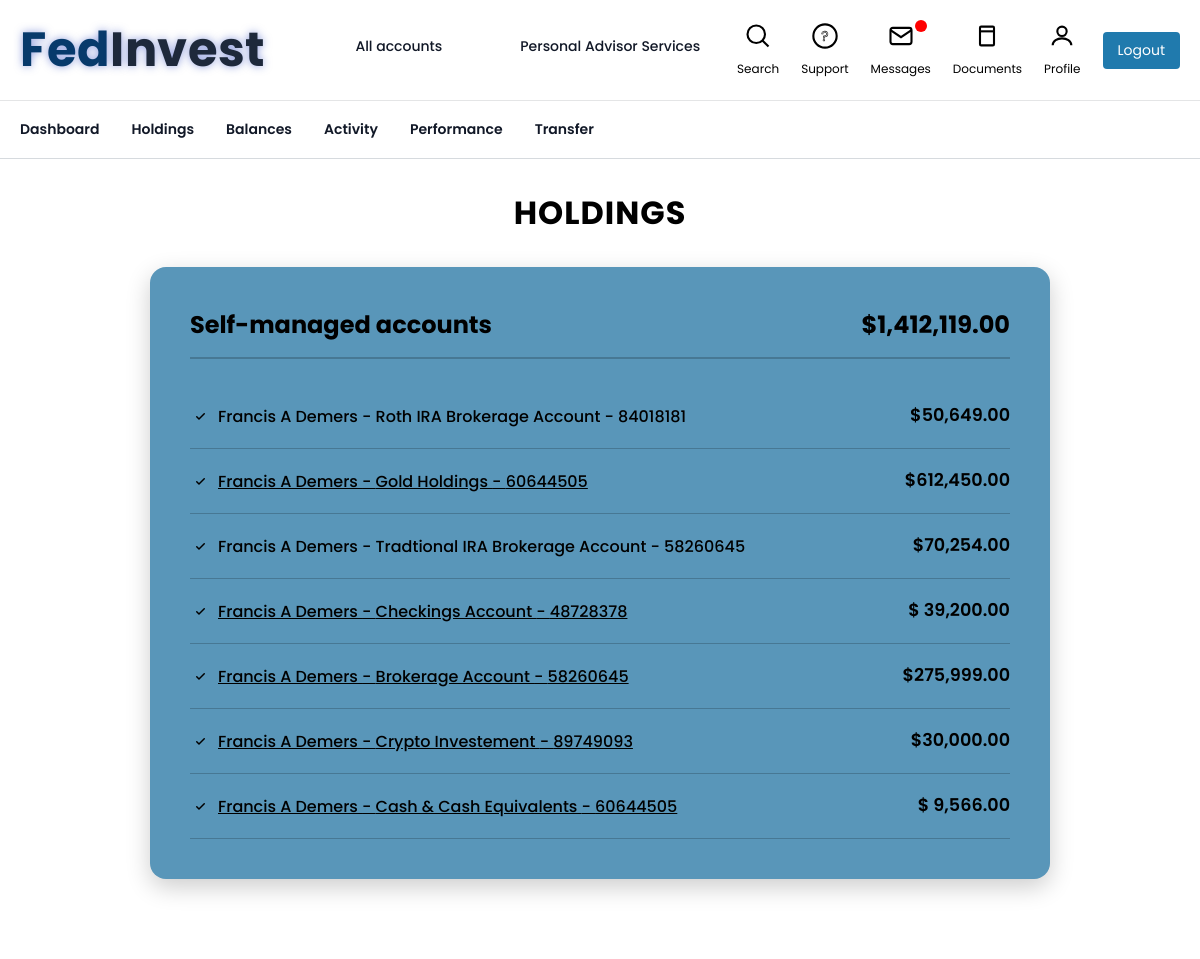
The page /holdings/ (signed in) on the database its author committed.
### app1/models.py (models this page shows, shortened)
class Account(models.Model):
    user = models.ForeignKey(User, on_delete=models.CASCADE, null=True, blank=True)
    name = models.CharField(max_length=100)
    account_number = models.CharField(max_length=20)
    account_type = models.CharField(max_length=50)
    amount = models.DecimalField(max_digits=15, decimal_places=2, default=0)
    class Meta:
        verbose_name = "Holdings"
        verbose_name_plural = "Holdings"

class CashAccount(models.Model):
    user = models.ForeignKey(User, on_delete=models.CASCADE, related_name="cash_accounts")
    date = models.DateField()
    account_number = models.DecimalField(max_digits=12, decimal_places=2, default=0)
    description = models.CharField(max_length=255)
    credit = models.DecimalField(max_digits=12, decimal_places=2, default=0)
    debit = models.DecimalField(max_digits=12, decimal_places=2, default=0)
    account_balance = models.DecimalField(max_digits=12, decimal_places=2, editable=False, default=0)
    class Meta:
        verbose_name = "Checking Accounts"
        verbose_name_plural = "Checking Accounts"

class SavingAccount(models.Model):
    user = models.ForeignKey(User, on_delete=models.CASCADE, related_name="saving_accounts")
    date = models.DateField()
    account_number = models.DecimalField(max_digits=12, decimal_places=2, default=0)
    description = models.CharField(max_length=255)
    credit = models.DecimalField(max_digits=12, decimal_places=2, default=0)
    debit = models.DecimalField(max_digits=12, decimal_places=2, default=0)
    account_balance = models.DecimalField(max_digits=12, decimal_places=2, editable=False, default=0)
    class Meta:
        verbose_name = "Cash Equivalent"
        verbose_name_plural = "Cash Equivalents"

### app1/views.py (the view)
# urls.py: path('holdings/', views.holdings_view, name='holdings'),
@login_required(login_url='login')
def holdings_view(request):
    accounts = Account.objects.filter(user=request.user)
    account_total = sum(a.amount for a in accounts)
    gold_holdings = Gold.objects.filter(user=request.user)
    gold_total = sum(h.amount for h in gold_holdings)
    cash_accounts = Account.objects.filter(user=request.user, account_type="Checking Account")
    cash_entries = CashAccount.objects.filter(user=request.user).order_by('-date', '-id')
    cash_total = cash_entries.first().account_balance if cash_entries.exists() else 0
    formatted_cash_total = intcomma(cash_total)
    saving_entries = SavingAccount.objects.filter(
        user=request.user
    ).order_by('-date', '-id')
    saving_total = saving_entries.first().account_balance if saving_entries.exists() else 0
    formatted_saving_total = intcomma(saving_total)
    formatted_gold_total = intcomma(gold_total)
    formatted_amounts = {a.id: intcomma(a.amount) for a in accounts}
    total = account_total + gold_total + cash_total + saving_total
    formatted_total = intcomma(total)
    return render(request, 'holdings.html', {
        'accounts': accounts,
        'formatted_amounts': formatted_amounts,
        'total': total,
        'formatted_total': formatted_total,
        'gold_total': gold_total,
        'formatted_gold_total': formatted_gold_total,
        "cash_entries": cash_entries,
        "cash_accounts": cash_accounts,
        "cash_total": cash_total,
        "formatted_cash_total": formatted_cash_total,
        "saving_entries": saving_entries,
        "saving_total": saving_total,
        "formatted_saving_total": formatted_saving_total,
    })

### templates/holdings.html (shortened to what this page needs)
{% load static %}
{% load humanize %}
<!DOCTYPE html>
<html lang="en">
<head>
<link rel="stylesheet" href="{% static 'css/style.css' %}">
</head>
<body>
 <div class="top-nav">
    <div class="top-nav-container">
        <div class="nav-left">
            <div class="logo">
                <h1 class="logo">
                    <span class="f">F</span>
                    <span class="e">e</span>
                    <span class="d">d</span>
                    <span class="i">I</span>
                    <span class="n">n</span>
                    <span class="v">v</span>
                    <span class="e2">e</span>
                    <span class="s">s</span>
                    <span class="t">t</span>
                </h1>
            </div>
            <nav class="main-nav">
                <a href="{% url 'holdings' %}" class="active erbtn">All accounts</a>
                <a href="#" class="erbtn">Personal Advisor Services</a>
            </nav>
        </div>
        <div class="nav-right">
            <a href="#" class="nav-item erbtn">
                <svg viewBox="0 0 24 24">
                    <circle cx="10.5" cy="10.5" r="7.5"></circle>
                    <line x1="21" y1="21" x2="15.8" y2="15.8"></line>
                </svg>
                <span>Search</span>
            </a>
            <a href="#" class="nav-item erbtn">
                <svg viewBox="0 0 24 24">
                    <circle cx="12" cy="12" r="10"></circle>
                    <text x="12" y="16" font-size="12" text-anchor="middle" fill="none" stroke="#000" stroke-width="0.5">?</text>
                </svg>
                <span>Support</span>
            </a>
            <a href="{% url 'messages' %}" class="nav-item erbtn">
                <svg viewBox="0 0 24 24">
                    <rect x="3" y="5" width="18" height="14" rx="2" ry="2"></rect>
                    <polyline points="3,7 12,13 21,7"></polyline>
                </svg>
                <div class="badge"></div>
                <span>Messages</span>
            </a>
            <a href="{% url 'legal_documents' %}" class="nav-item erbtn">
                <svg viewBox="0 0 24 24">
                    <rect x="6" y="4" width="12" height="16" rx="1"></rect>
                    <line x1="6" y1="8" x2="18" y2="8"></line>
                </svg>
                <span>Documents</span>
            </a>
            <a href="{% url 'get_profile' request.user.id %}" class="nav-item erbtn">
                <svg viewBox="0 0 24 24">
                    <circle cx="12" cy="8" r="4"></circle>
                    <path d="M4 20c0-4 4-6 8-6s8 2 8 6"></path>
                </svg>
                <span>Profile</span>
            </a>
            <a href="{% url 'logout' %}" class="logout-btn">Logout</a>
        </div>
    </div>
</div>
<div class="secondary-nav">
    <div class="secondary-nav-container">
        <nav>
            <a class="erbtn" href="{% url 'dashboard' %}">Dashboard</a>
            <a class="erbtn" href="{% url 'holdings' %}">Holdings</a>
            <a class="erbtn" href="{% url 'balance' %}">Balances</a>
            <a class="erbtn" href="{% url 'activity' %}">Activity</a>
            <a class="erbtn" href="{% url 'performance' %}">Performance</a>
             <a class="erbtn" href="{% url 'transfer' %}">Transfer</a>
        </nav>
    </div>
</div>
<div class="holdings1">
<h1 class="holdings">Holdings</h1>
<div class="card">
  <div class="header1">
    <h2>Self-managed accounts</h2>
    <div class="total" id="total">${{ formatted_total }}</div>
  </div>
  <ul class="account-list">
    {% for account in accounts %}
    <li class="account-item">
      <span class="account-name">
        <svg xmlns="http://www.w3.org/2000/svg" fill="none" viewBox="0 0 24 24"
             stroke="currentColor" width="18" height="18">
          <path stroke-linecap="round" stroke-linejoin="round" stroke-width="2"
                d="M19 9l-7 7-3-3"/>
        </svg>
        {% if account.account_type == "Brokerage Account" %}
            <a href="{% url 'portfolio' %}" class="account-link">
                {{ account.name }} - {{ account.account_type }} - {{ account.account_number }}
            </a>
        {% elif account.account_type == "Gold Holdings" %}
            <a href="{% url 'gold' %}" class="account-link">
                {{ account.name }} - {{ account.account_type }} - {{ account.account_number }}
            </a>
        {% elif account.account_type == "Checkings Account" %}
            <a href="{% url 'cash_account_list' %}" class="account-link">
                {{ account.name }} - {{ account.account_type }} - {{ account.account_number }}
            </a>
        {% elif account.account_type == "Cash & Cash Equivalents" %}
            <a href="{% url 'saving_account' %}"class="account-link">
                {{ account.name }} - {{ account.account_type }} - {{ account.account_number }}
            </a>
            {% elif account.account_type == "Crypto Investement" %}
            <a href="{% url 'crypto_list' %}"class="account-link">
                {{ account.name }} - {{ account.account_type }} - {{ account.account_number }}
            </a>
        {% else %}
            <span class="account-link account-disabled">
                {{ account.name }} - {{ account.account_type }} - {{ account.account_number }}
            </span>
        {% endif %}
      </span>
      <p class="amount-input">
        {% if account.account_type == "Gold Holdings" %}
            ${{ formatted_gold_total }}
        {% elif account.account_type == "Checkings Account" %}
             $
        {% if cash_entries %}
            {{ cash_entries.0.account_balance|intcomma }}
        {% else %}
            0
        {% endif %}
         {% elif account.account_type == "Cash & Cash Equivalents" %}
             $
         {% if saving_entries %}
                    {{ saving_entries.0.account_balance|intcomma }}
                {% else %}
                    0
                {% endif %}
        {% else %}
            ${{ account.amount|intcomma }}
        {% endif %}
      </p>
    </li>
    {% endfor %}
  </ul>
</div>
</div>
</body>
</html>

### static/css/style.css (style rules this page uses)
* { margin: 0; padding: 0; box-sizing: border-box; font-family: 'Poppins', sans-serif; }
.logo { font-family: 'Nunito', sans-serif; font-weight: 700; font-size: 48px; display: inline-flex; letter-spacing: 0.5px; color: #073A6B; text-shadow: 0 0 8px rgba(35, 64, 190, 0.5); width: 500px; }
.logo span:nth-child(n+4) { color: #1E293B; }
.logo span { display: inline-block; transform-origin: center; }
.logo span:nth-child(1) { transform: rotate(-3deg) translateY(2px); }
.logo span:nth-child(2) { transform: rotate(2deg) translateY(-1px); }
.logo span:nth-child(3) { transform: rotate(-1deg) translateY(1px); }
.logo span:nth-child(4) { transform: rotate(1deg) translateY(-3px); }
.logo span:nth-child(5) { transform: rotate(-2deg) translateY(2px); }
.logo span:nth-child(6) { transform: rotate(3deg) translateY(-1px); }
.logo span:nth-child(7) { transform: rotate(-1deg) translateY(1px); }
.logo span:nth-child(8) { transform: rotate(2deg) translateY(-2px); }
.logo span:nth-child(9) { transform: rotate(-1deg) translateY(1px); }
.logo span { display: inline-block; animation: scatterReveal 0.6s ease-out forwards; }
.logo span:nth-child(1) { animation-delay: 0.05s; }
.logo span:nth-child(2) { animation-delay: 0.1s; }
.logo span:nth-child(3) { animation-delay: 0.15s; }
.top-nav { border-bottom: 1px solid #e4e5e6; background: #fff; }
.top-nav-container { max-width: 1200px; margin: 0 auto; padding: 14px 20px; display: flex; justify-content: space-between; align-items: center; gap: 24px; }
.nav-left { display: flex; align-items: center; gap: 40px; }
.main-nav { display: flex; flex-wrap: nowrap; gap: 28px; }
.main-nav a { text-decoration: none; font-size: 0.875rem; font-weight: 500; color: #111827; padding-bottom: 4px; border-bottom: 3px solid transparent; transition: 0.25s ease; white-space: nowrap; padding-left: 50px; }
.nav-right { display: flex; align-items: center; gap: 22px; }
.nav-item { display: flex; align-items: center; gap: 6px; text-decoration: none; color: #111827; font-size: 0.85rem; }
.nav-item svg { width: 20px; height: 20px; stroke: #374151; fill: none; stroke-width: 1.6; }
.badge { width: 8px; height: 8px; background: #dc2626; border-radius: 50%; margin-left: -12px; }
.logout-btn { padding: 6px 14px; border-radius: 6px; background: #ef4444; color: white !important; font-size: 0.8rem; text-decoration: none; transition: 0.2s ease; }
.secondary-nav { background: #fff; border-bottom: 1px solid #d6dade; }
.secondary-nav-container { max-width: 1200px; margin: 0 auto; padding: 0 20px; }
.secondary-nav nav { display: flex; gap: 32px; }
.secondary-nav a { text-decoration: none; font-size: 0.875rem; font-weight: 600; color: #111827; padding: 18px 0; transition: 0.25s; }
.erbtn { font-family: "Poppins", sans-serif; }
.nav-item { display: flex; flex-direction: column; align-items: center; text-decoration: none; color: #000; font-size: 12px; position: relative; transition: color 0.2s, font-weight 0.2s; }
.nav-item svg { width: 28px; height: 28px; stroke: #000; stroke-width: 1.8; fill: none; margin-bottom: 4px; transition: stroke 0.2s; }
.badge { position: absolute; top: -2px; right: 4px; width: 12px; height: 12px; background-color: red; border-radius: 50%; }
.logout-btn { top: 18px; right: 30px; background: #207aadff; color: #fff; border: none; border-radius: 4px; padding: 8px 15px; text-decoration: none; cursor: pointer; font-size: 14px; transition: background 0.2s; }
.logo { font-family: 'Nunito', sans-serif; font-weight: 700; font-size: 48px; display: inline-flex; letter-spacing: 0.5px; color: #073A6B; text-shadow: 0 0 8px rgba(35, 64, 190, 0.5); width: 50%; }
.logo span { transform-origin: center; }

### rows shown on the page
Account: name "Francis A Demers", account_type "Roth IRA Brokerage Account", account_number "84018181", amount "50,649.00"
Account: name "Francis A Demers", account_type "Gold Holdings", account_number "60644505", formatted_gold_total "612,450.00"
Account: name "Francis A Demers", account_type "Tradtional IRA Brokerage Account", account_number "58260645", amount "70,254.00"
Account: name "Francis A Demers", account_type "Checkings Account", account_number "48728378"
CashAccount: account_balance "39,200.00"
Account: name "Francis A Demers", account_type "Brokerage Account", account_number "58260645", amount "275,999.00"
Account: name "Francis A Demers", account_type "Crypto Investement", account_number "89749093", amount "30,000.00"
Account: name "Francis A Demers", account_type "Cash & Cash Equivalents", account_number "60644505"
SavingAccount: account_balance "9,566.00"
